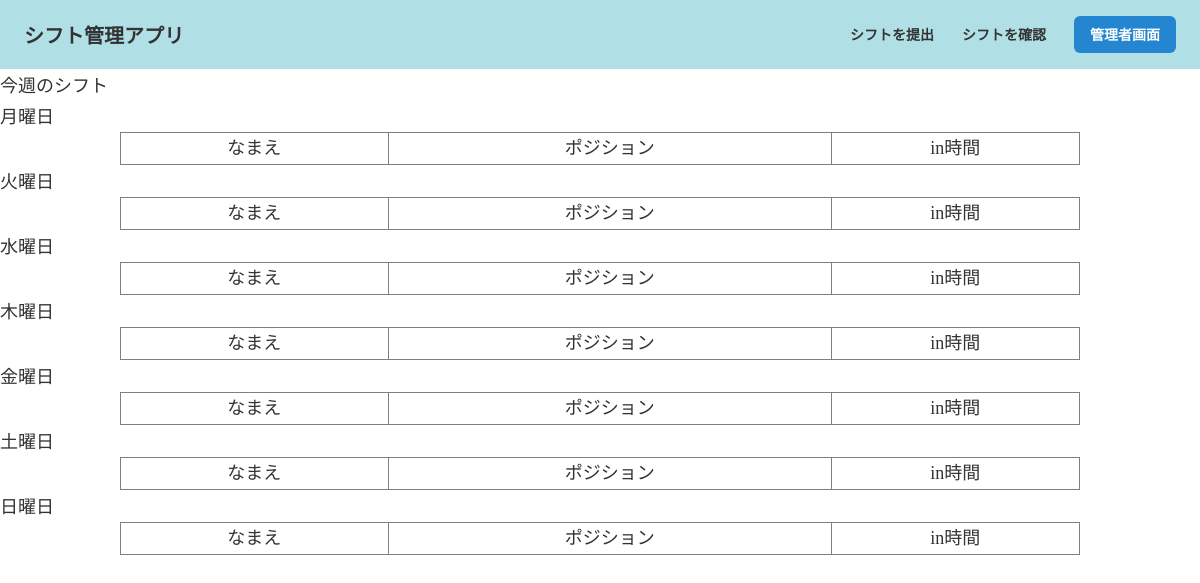
The app's page /shift, older data.
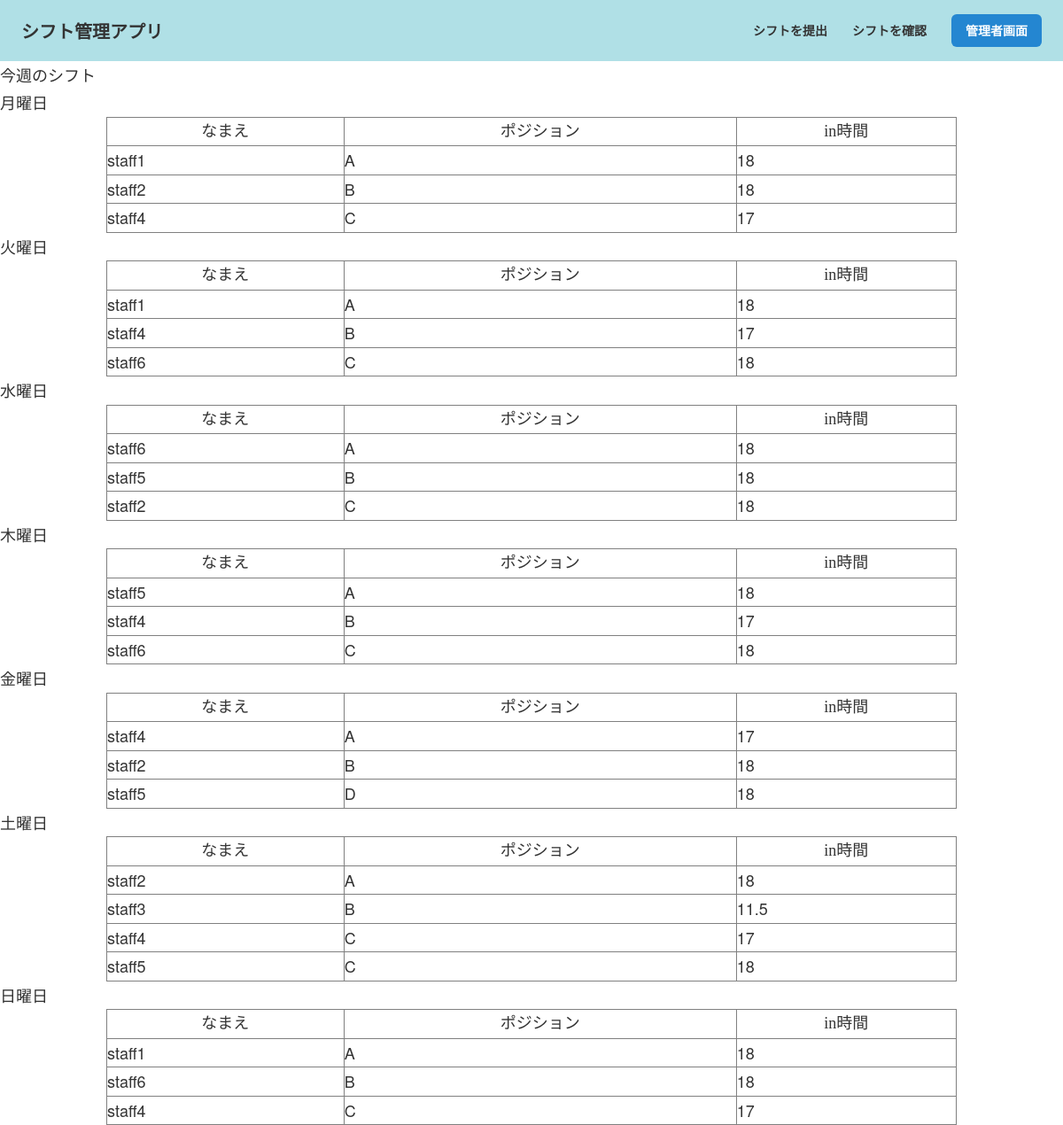
The same page, newer data.
### app.py (models this page shows)
class Mon(db.Model):
    id = db.Column(db.Integer, primary_key=True, autoincrement=True)
    username = db.Column(db.String(40), nullable=False, unique=True)
    time = db.Column(db.String(10), nullable=False)
    position = db.Column(db.String(10))

class Tue(db.Model):
    id = db.Column(db.Integer, primary_key=True, autoincrement=True)
    username = db.Column(db.String(40), nullable=False, unique=True)
    time = db.Column(db.String(10), nullable=False)
    position = db.Column(db.String(10))

class Wed(db.Model):
    id = db.Column(db.Integer, primary_key=True, autoincrement=True)
    username = db.Column(db.String(40), nullable=False, unique=True)
    time = db.Column(db.String(10), nullable=False)
    position = db.Column(db.String(10))

class Thu(db.Model):
    id = db.Column(db.Integer, primary_key=True, autoincrement=True)
    username = db.Column(db.String(40), nullable=False, unique=True)
    time = db.Column(db.String(10), nullable=False)
    position = db.Column(db.String(10))

class Fri(db.Model):
    id = db.Column(db.Integer, primary_key=True, autoincrement=True)
    username = db.Column(db.String(40), nullable=False, unique=True)
    time = db.Column(db.String(10), nullable=False)
    position = db.Column(db.String(10))

class Sat(db.Model):
    id = db.Column(db.Integer, primary_key=True, autoincrement=True)
    username = db.Column(db.String(40), nullable=False, unique=True)
    time = db.Column(db.String(10), nullable=False)
    position = db.Column(db.String(10))

class Sun(db.Model):
    id = db.Column(db.Integer, primary_key=True, autoincrement=True)
    username = db.Column(db.String(40), nullable=False, unique=True)
    time = db.Column(db.String(10), nullable=False)
    position = db.Column(db.String(10))

### app.py (the view)
@app.route('/shift', methods=['POST','GET'])
def publish():
    for data,position in request.form.items():
        username = data.split('_')[0]
        time = data.split('_')[1]
        dayofweek = int(data.split('_')[2])
        add_shift_db(username, time, position, dayofweek)
    shifts = []
    for dayofweek in range(7):
        shifts.append(get_shift(dayofweek))
    return render_template(
        'shift.html',
        shifts=shifts,
        week = ['月曜日','火曜日','水曜日','木曜日','金曜日','土曜日','日曜日']
    )

### app.py (called while the page is built)
def get_shift(dayofweek):
    if dayofweek == 0:
        return_data = Mon.query.order_by(Mon.position.asc()).all()
    elif dayofweek == 1:
        return_data = Tue.query.order_by(Tue.position.asc()).all()
    elif dayofweek == 2:
        return_data = Wed.query.order_by(Wed.position.asc()).all()
    elif dayofweek == 3:
        return_data = Thu.query.order_by(Thu.position.asc()).all()
    elif dayofweek == 4:
        return_data = Fri.query.order_by(Fri.position.asc()).all()
    elif dayofweek == 5:
        return_data = Sat.query.order_by(Sat.position.asc()).all()
    elif dayofweek == 6:
        return_data = Sun.query.order_by(Sun.position.asc()).all()
    return return_data

### templates/shift.html (shortened to what this page needs)
<!DOCTYPE html>
<html lang="en">
<head>
    <link rel="stylesheet" href="../static/index.css">
</head>
<body>
    <header class="header01">
        <h1 class="header01-logo"><a href="{{ url_for('index') }}">シフト管理アプリ</a></h1>
        <nav class="header01-nav">
            <ul class="header01-list">
                <li class="header01-item"><a href="{{ url_for('form') }}">シフトを提出</a></li>
                <li class="header01-item"><a href="{{ url_for('publish') }}">シフトを確認</a></li>
                <li class="header01-item header01-item--contact"><a href="{{ url_for('login_admin') }}">管理者画面</a></li>
            </ul>
        </nav>
    </header>
    <h1>今週のシフト</h1>
    {% for i in range(7) %}
        <h2>{{ week[i] }}</h2>
        <table border="1">
            <tr>
                <th>なまえ</th>
                <th>ポジション</th>
                <th>in時間</th>
            </tr>
            {% for shift in shifts[i] %}
                <tr>
                    <td>{{ shift['username'] }}</td>
                    <td>{{ shift['position'] }}</td>
                    <td>{{ shift['time'] }}</td>
                </tr>
            {% endfor %}
        </table>
    {% endfor %}
</body>
</html>

Row changes from the older to the newer data that the page shows:
added Mon: username "staff1", position "A", time "18"
added Mon: username "staff2", position "B", time "18"
added Mon: username "staff4", position "C", time "17"
added Tue: username "staff1", position "A", time "18"
added Tue: username "staff4", position "B", time "17"
added Tue: username "staff6", position "C", time "18"
added Wed: username "staff6", position "A", time "18"
added Wed: username "staff5", position "B", time "18"
added Wed: username "staff2", position "C", time "18"
added Thu: username "staff5", position "A", time "18"
added Thu: username "staff4", position "B", time "17"
added Thu: username "staff6", position "C", time "18"
added Fri: username "staff4", position "A", time "17"
added Fri: username "staff2", position "B", time "18"
added Fri: username "staff5", position "D", time "18"
added Sat: username "staff2", position "A", time "18"
added Sat: username "staff3", position "B", time "11.5"
added Sat: username "staff4", position "C", time "17"
added Sat: username "staff5", position "C", time "18"
added Sun: username "staff1", position "A", time "18"
added Sun: username "staff6", position "B", time "18"
added Sun: username "staff4", position "C", time "17"
